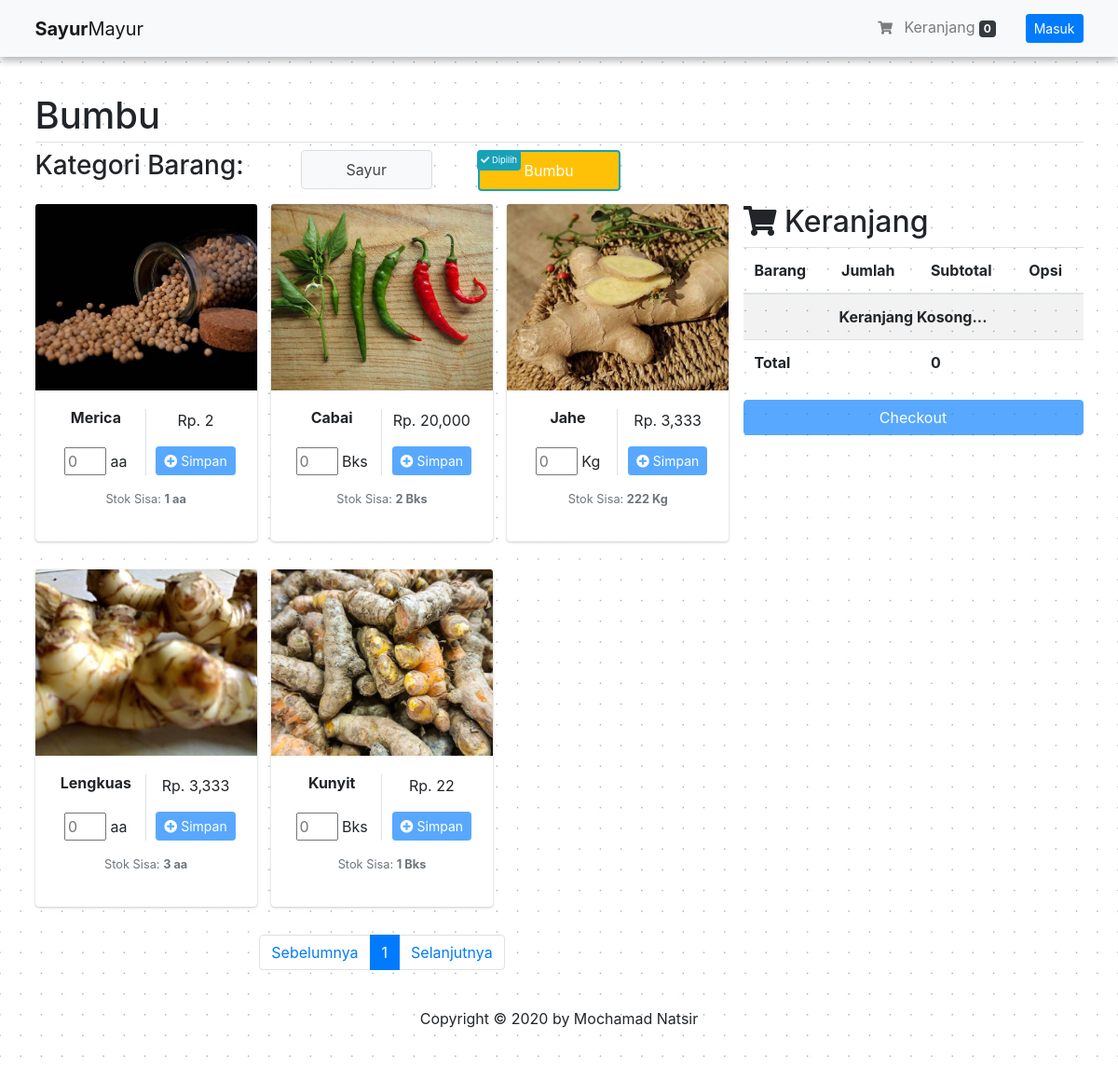
Screenshot of /index.php/page/bumbu with the database file from the repository.
### tables this page shows
CREATE TABLE `tbl_barang` (
  `barang_id` varchar(15) NOT NULL,
  `barang_gambar` varchar(128) NOT NULL,
  `barang_nama` varchar(150) DEFAULT NULL,
  `barang_harpok` double DEFAULT NULL,
  `barang_harjul` double DEFAULT NULL,
  `barang_harjul_grosir` double DEFAULT NULL,
  `barang_stok` int(11) DEFAULT 0,
  `barang_tgl_input` timestamp NULL DEFAULT current_timestamp(),
  `barang_tgl_last_update` datetime DEFAULT NULL,
  `barang_kategori_id` int(11) DEFAULT NULL,
  `barang_satuan_id` int(11) NOT NULL,
  `barang_user_id` int(11) DEFAULT NULL
);

CREATE TABLE `tbl_satuan` (
  `satuan_id` int(11) NOT NULL,
  `satuan_nama` varchar(35) NOT NULL
);

### application/controllers/Page.php (called while the page is built, shortened)
<?php
class Page extends CI_Controller
{
    public function __construct()
    {
        $this->load->model('BarangModel', 'barang');
        $this->load->helper("security");
    }
    function bumbu() {
        $data['title'] = 'Beranda';
        $data['barangs_bumbu'] = $this->barang->getBarangBumbu();
        $data["keranjang"] = $this->barang->get_keranjang();
        $data["total_harga_keranjang"] = $this->barang->total_harga_cart();
        $data['page'] = true;
        $this->barang->delete_cart_date();
        $this->barang->cancel_invoice();
        $this->load->view('layout/page/header',$data);
        $this->load->view('customer/page/bumbu');
        $this->load->view('layout/dashboard/footer');
    }
}

### index.php (called while the page is built, shortened)
<?php
require_once BASEPATH.'core/CodeIgniter.php';

### application/models/BarangModel.php (called while the page is built, shortened)
<?php
class BarangModel extends CI_Model
{
    public function getBarangBumbu($barang_id = null)
    {
        if ($barang_id === null) {
            $hsl = $this->db->query("SELECT * FROM tbl_barang JOIN tbl_kategori ON barang_kategori_id=kategori_id JOIN tbl_satuan ON barang_satuan_id=satuan_id WHERE barang_kategori_id = 2 ORDER BY barang_id ASC");
        } else {
            $hsl = $this->db->query("SELECT * FROM tbl_barang JOIN tbl_kategori ON barang_kategori_id=kategori_id JOIN tbl_satuan ON barang_satuan_id=satuan_id WHERE barang_id = '$barang_id' AND barang_kategori_id = 2");
        }
        return $hsl;
    }
    function get_keranjang()
    {
        function get_client_ip()
        {
            $ipaddress = '';
            if (isset($_SERVER['HTTP_CLIENT_IP']))
                $ipaddress = $_SERVER['HTTP_CLIENT_IP'];
            else if (isset($_SERVER['HTTP_X_FORWARDED_FOR']))
                $ipaddress = $_SERVER['HTTP_X_FORWARDED_FOR'];
            else if (isset($_SERVER['HTTP_X_FORWARDED']))
                $ipaddress = $_SERVER['HTTP_X_FORWARDED'];
            else if (isset($_SERVER['HTTP_FORWARDED_FOR']))
                $ipaddress = $_SERVER['HTTP_FORWARDED_FOR'];
            else if (isset($_SERVER['HTTP_FORWARDED']))
                $ipaddress = $_SERVER['HTTP_FORWARDED'];
            else if (isset($_SERVER['REMOTE_ADDR']))
                $ipaddress = $_SERVER['REMOTE_ADDR'];
            else
                $ipaddress = 'UNKNOWN';
            return $ipaddress;
        }
        $ip_address = get_client_ip();
        $this->db->select("tbl_barang.barang_nama,tbl_keranjang.total_kuantitas,tbl_keranjang.total_harga,tbl_keranjang.id");
        $this->db->from("tbl_keranjang");
        $this->db->where(array("ip_address" => $ip_address));
        $this->db->join("tbl_barang", "tbl_barang.barang_id = tbl_keranjang.barang_id");
        return $this->db->get();
    }
    function total_harga_cart()
    {
        $ip_address = get_client_ip();
        return $this->db->query("SELECT SUM(`total_harga`) AS total_harga FROM `tbl_keranjang` WHERE `ip_address` = '$ip_address'");
    }
}

### application/views/customer/page/bumbu.php (the view, shortened to what this page needs)
<div class="overlay-wrapper" id="loading2">
<div class="container" style="margin-top: 100px;">
    <h1 class="pb-1 border-bottom title-page">Bumbu</h1>
    <div class="row">
        <div class="col-12">
            <div class="row">
                <div class="col-2 col-md-3">
                    <h3 class="pb-3 title-kategori">Kategori Barang:</h3>
                </div>
                <div class="col-5 col-md-2">
                    <button class="btn btn-default py-2 px-5" id="kat_1" type="button">
                        Sayur
                    </button>
                </div>
                <div class="col-5 col-md-2">
                    <button class="btn btn-warning text-white py-2 px-5 btn-pilih-active" id="kat_2" type="button">
                        <span class="select-pilih bg-info p-1 rounded">
                            <i class="fas fa-check"></i> Dipilih
                        </span>
                        Bumbu
                    </button>
                </div>
            </div>
        </div>
        <div class="col-md-8" id="col-left">
            <div class="row" id="row-data">
                <?php $no = 1; foreach ($barangs_bumbu->result() as $barang) : ?>
                    <div class="col-md-4" id="col-data">
                        <div class="card" style="margin-bottom: 30px;">
                            <img class="card-img-top" src="<?= base_url(); ?>assets/source/images/barang/<?= $barang->barang_gambar ?>" alt="<?= $barang->barang_id; ?>" style="width:100%; height:200px; object-fit:cover">
                            <div class="card-body text-center">
                                <div class="row">
                                    <div class="col-6 border-right">
                                        <h6><b class="nama_barang"><?= (strlen($barang->barang_nama) > 14) ? substr($barang->barang_nama, 0, 15) . '...' : $barang->barang_nama; ?></b></h6>
                                        <div style="margin-top:22px;"><input type="number" onkeyup="qtyInput(event);" onchange="qtyInput2(event);" data-no="<?= $no; ?>" data-barang_id="<?= $barang->barang_id; ?>" id="<?= 'qty_input_'.$barang->barang_id; ?>" placeholder="0" min="0" style="width:45px"> <?= $barang->satuan_nama; ?></div>
                                    </div>
                                    <div class="col-6">
                                        <p><?= 'Rp. ' . number_format($barang->barang_harjul); ?></p>
                                        <button class="btn btn-sm btn-primary" id="<?= 'btn-simpan-'.$barang->barang_id; ?>" onclick="simpan_barang(event);" data-barang_id="<?= $barang->barang_id; ?>" data-barang_nama="<?= $barang->barang_nama; ?>" data-barang_harjul="<?= $barang->barang_harjul; ?>" type="button" disabled><i class="fa fa-plus-circle"></i> Simpan</button>
                                    </div>
                                    <div class="col-12 text-center mt-3 mb-0">
                                        <p class="text-muted small">
                                            Stok Sisa: <?= '<b><span id="stok-'.$no++.'">'.$barang->barang_stok.'</span> '.$barang->satuan_nama.'</b>'; ?>
                                        </p>
                                    </div>
                                </div>
                            </div>
                        </div>
                    </div>
                <?php endforeach; ?>
            </div>
            <nav>
                <ul class="pagination justify-content-center"></ul>
            </nav>
        </div>
        <div class="col-md-4" id="parent-cart">
            <div class="overlay-wrapper">
                <div id="cart-right">
                    <h2 class="text-left"><i class="fa fa-shopping-cart"></i> Keranjang</h2>
                    <table class="table table-striped">
                        <thead>
                            <tr>
                                <th scope="col">Barang</th>
                                <th scope="col">Jumlah</th>
                                <th scope="col">Subtotal</th>
                                <th scope="col">Opsi</th>
                            </tr>
                        </thead>
                        <tbody id="barang_cart_right">
                            <?php
                                if($keranjang->num_rows() >= 1){
                                    foreach($keranjang->result() as $k) {
                            ?>
                            <tr class="text-left" id="<?= 'cart_row_'.$k->id; ?>">
                                <td id="<?= 'nama-'.$k->id; ?>"><?= $k->barang_nama; ?></td>
                                <td><input type="number" onkeyup="changeQtyCart(event);" class="qty_input" onchange="changeQtyCart2(event);" id="<?= 'input_kuantitas_cart_'.$k->id; ?>" data-cart_id="<?= $k->id; ?>" style="width:50px" value="<?= $k->total_kuantitas; ?>"></td>
                                <td><?= "<span id='subtotal-".$k->id."'>".number_format($k->total_harga)."</span>"; ?></td>
                                <td><button class="btn btn-xs btn-danger text-white" data-id="<?= $k->id; ?>" onclick="hapusCart(event);"><i class="fa fa-trash"></i> Hapus</button></td>
                            </tr>
                            <?php }}else { ?>
                            <tr class="text-center">
                                <td colspan="4"><b>Keranjang Kosong...</b></td>
                            </tr>
                            <?php } ?>
                        </tbody>
                        <tfoot>
                            <?php
                                foreach($total_harga_keranjang->result() as $t) {
                            ?>
                            <tr>
                                <th colspan="2">Total</th>
                                <th><?= '<span id="total_harga_cart_right">'.number_format($t->total_harga).'</span>'; ?></th>
                                <th></th>
                            </tr>
                            <?php } ?>
                        </tfoot>
                    </table>
                    <button class="btn btn-primary btn-block" id="btn-cekout" <?php if($keranjang->num_rows() == 0){echo "disabled"; } ?>>Checkout</button>
                </div>
            </div>
        </div>
    </div>
</div>
</div>

### assets/pos/css/style.css (style rules this page uses)
.row:after { content: ""; display: table; clear: both; }

### assets/pos/css/page/style.css (style rules this page uses)
html,body { overflow-x: hidden; }
.overlay-wrapper { overflow: hidden; position: relative; width: 100%; }
.btn-pilih-active { border: 2px solid #17a2b8; }
.select-pilih { position: absolute; left: 7px; top: 0px; font-size: 7pt; }

### rows the page displays
tbl_barang: barang_gambar+barang_id (picture), barang_nama "Merica", barang_satuan.satuan_nama "aa", barang_harjul "2", barang_stok "1"
tbl_barang: barang_gambar+barang_id (picture), barang_nama "Cabai", barang_satuan.satuan_nama "Bks", barang_harjul "20,000", barang_stok "2"
tbl_barang: barang_gambar+barang_id (picture), barang_nama "Jahe", barang_satuan.satuan_nama "Kg", barang_harjul "3,333", barang_stok "222"
tbl_barang: barang_gambar+barang_id (picture), barang_nama "Lengkuas", barang_satuan.satuan_nama "aa", barang_harjul "3,333", barang_stok "3"
tbl_barang: barang_gambar+barang_id (picture), barang_nama "Kunyit", barang_satuan.satuan_nama "Bks", barang_harjul "22", barang_stok "1"

### other values shown
$keranjang->num_rows() "0"
$t->total_harga "0"
